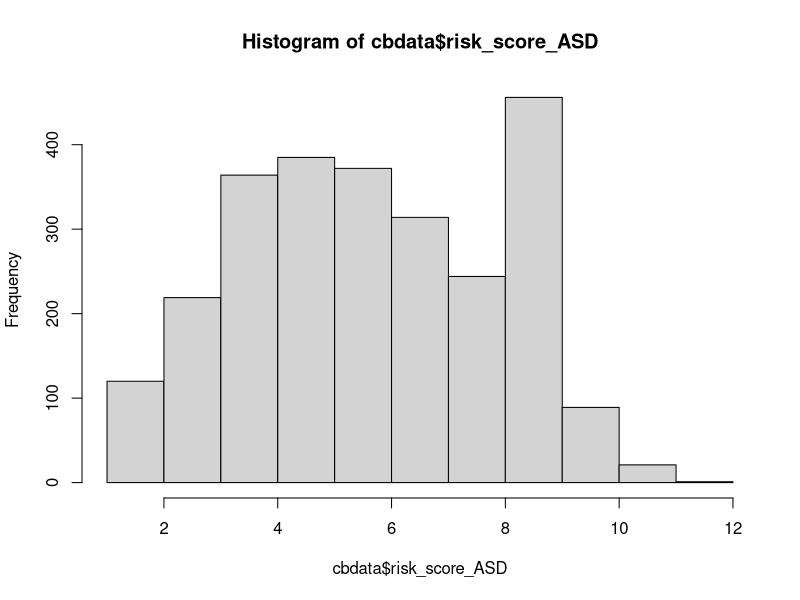
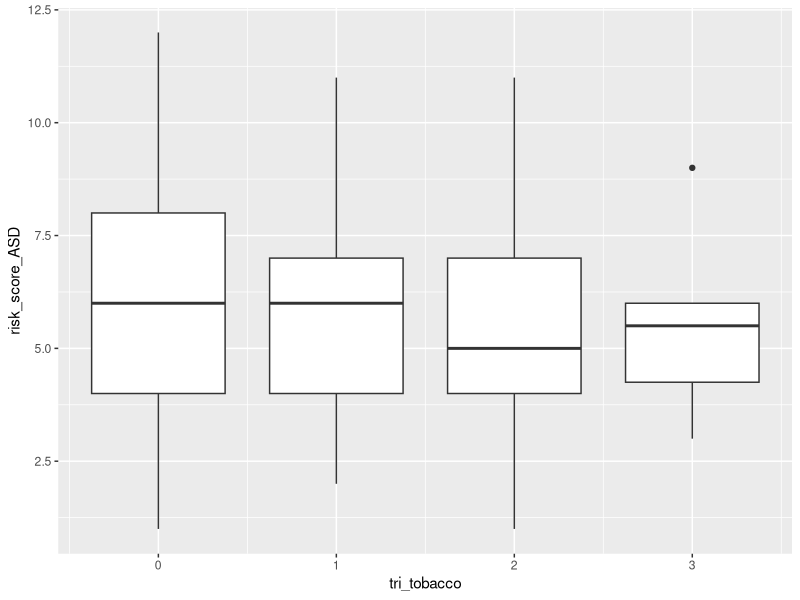
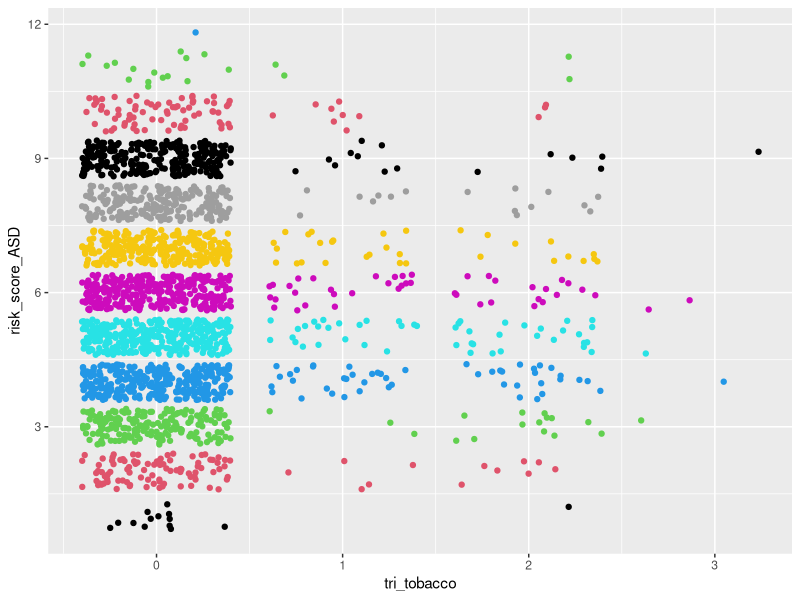
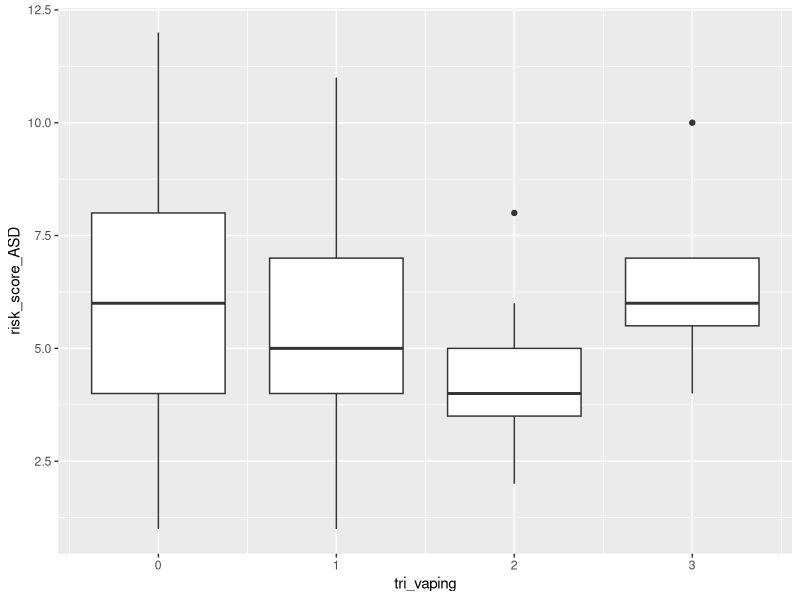
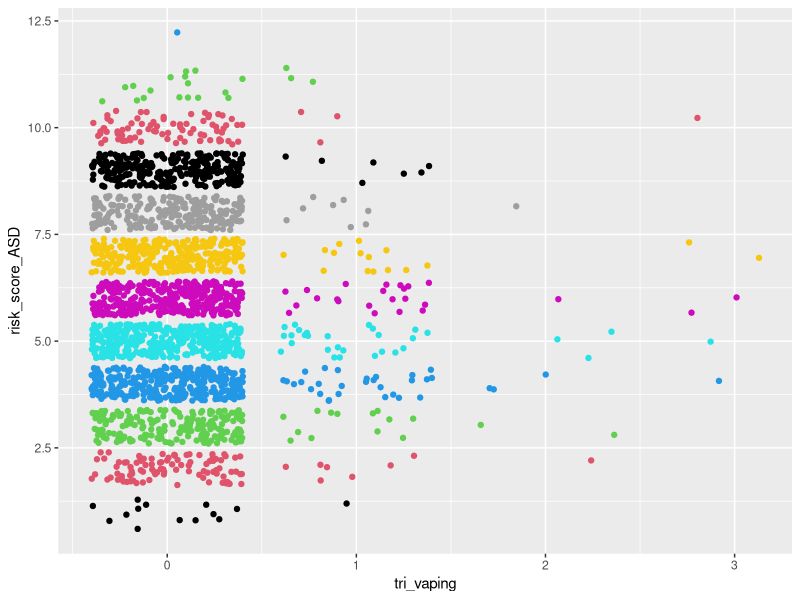
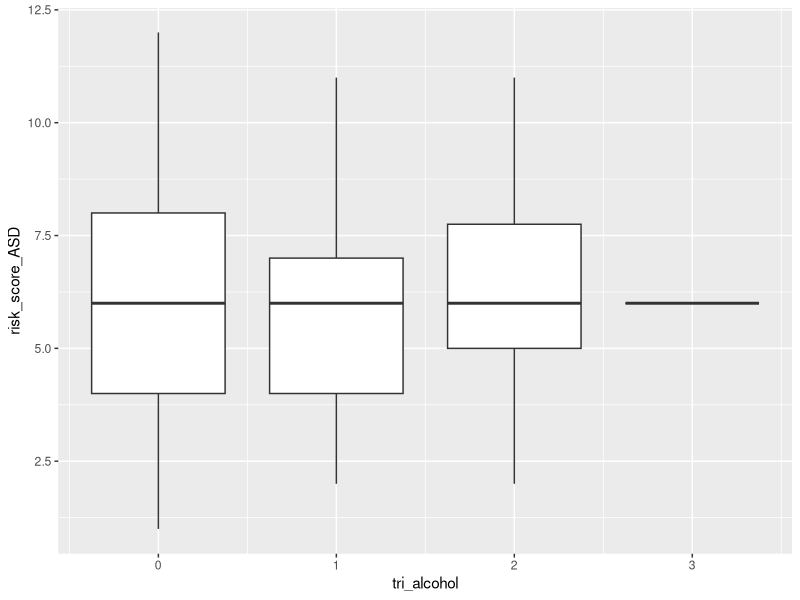
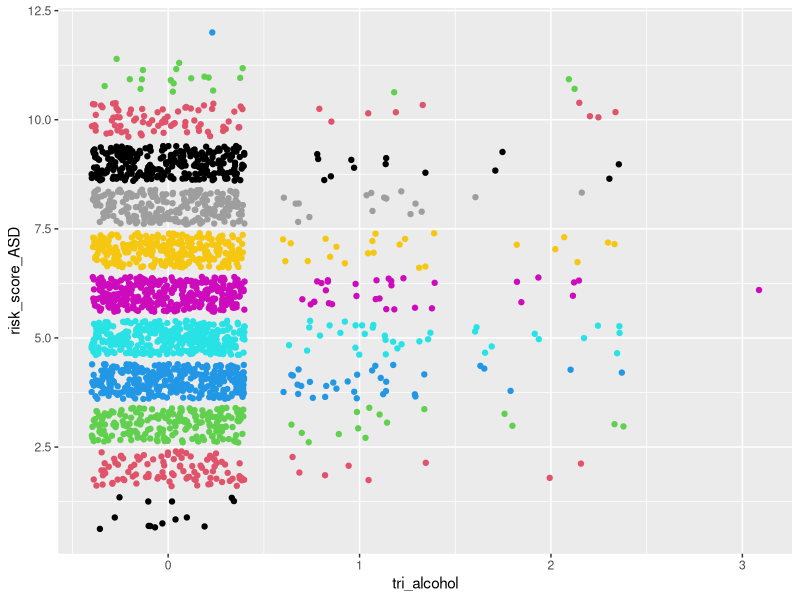
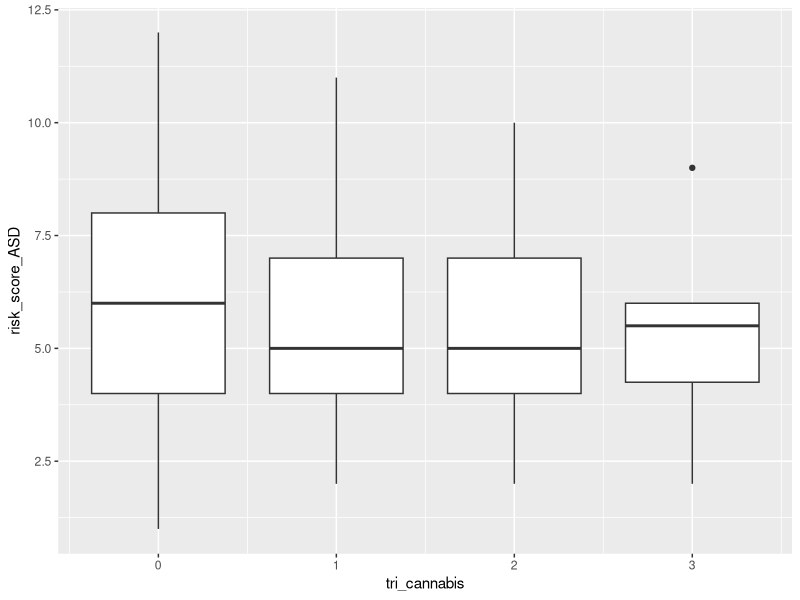

Recreate these plots in R, in order.
## ---- chunk 1
#load packages
library(readr)
library(dplyr)
library(stringr)
## ---- chunk 2
#load data
cbdata <- read_csv("ChatterBabyData.csv")
## ---- chunk 3
mean(cbdata$risk_score_ASD)
var(cbdata$risk_score_ASD)
hist(cbdata$risk_score_ASD)
## ---- chunk 4
which(colnames(cbdata) == "mat_dep"):which(colnames(cbdata) == "momfever")
cbdata[,c(126:133)][is.na(cbdata[,c(126:133)])] <- 0

cbdata$art[is.na(cbdata$art)] <- 0 
cbdata$asd_genetic[is.na(cbdata$asd_genetic)] <- 0 

#fix some NA's in totalpregnancies by setting to number of live births
cbdata$totalpregnancies[which(is.na(cbdata$totalpregnancies) == TRUE & is.na(cbdata$momlivebirths) == FALSE)] <- 
cbdata$momlivebirths[which(is.na(cbdata$totalpregnancies) == TRUE & is.na(cbdata$momlivebirths) == FALSE)]

#fix some NA's in totalpregnancies by setting to 1 if no siblings and not adopted
cbdata$totalpregnancies[which(is.na(cbdata$totalpregnancies) == TRUE & cbdata$birthordertotal == 0 & cbdata$adoption == 0)] <- 1

# set live births to number of total pregnancies 
# if number of total pregnancies = number of total siblings + 1(baby)
# so as to not include miscarriages
cbdata$momlivebirths[which((is.na(cbdata$momlivebirths) == TRUE) &
                           (cbdata$totalpregnancies == (cbdata$birthordertotal + 1)))] <-
  cbdata$totalpregnancies[which((is.na(cbdata$momlivebirths) == TRUE) & 
                                (cbdata$totalpregnancies == (cbdata$birthordertotal + 1)))]

# set live births to number of total pregnancies 
# if number of total pregnancies = number of full siblings + 1(baby) 
# so as to not include miscarriages (where birthordertotal = 0 because of NA in olderhalfsiblings)
cbdata$momlivebirths[which((is.na(cbdata$momlivebirths) == TRUE) &
                           (cbdata$totalpregnancies == (cbdata$numberfullsiblings + 1)))] <-
  cbdata$totalpregnancies[which((is.na(cbdata$momlivebirths) == TRUE) & 
                                (cbdata$totalpregnancies == (cbdata$numberfullsiblings + 1)))]

# set live births to number of full siblings + 1
# if number of total pregnancies > number of full siblings and 
# number of older half siblings = 0 so as to not include children only from father and miscarriages
cbdata$momlivebirths[which((is.na(cbdata$momlivebirths) == TRUE) & 
                           (cbdata$totalpregnancies > cbdata$numberfullsiblings) &
                           cbdata$olderhalfsiblings == 0 )] <-
  cbdata$numberfullsiblings[which((is.na(cbdata$momlivebirths) == TRUE) & 
                                  (cbdata$totalpregnancies > cbdata$numberfullsiblings) &
                                  cbdata$olderhalfsiblings == 0 )] + 1
## ---- chunk 5
# classify as post partum psychosis
cbdata <- cbdata %>% mutate(maternalpregnancyproblems___20 = replace(maternalpregnancyproblems___20, maternalpregnancyproblems_other == "post partum anxiety" | maternalpregnancyproblems_other == "Post partum anxiety" | maternalpregnancyproblems_other == "Post-partum anxiety" | maternalpregnancyproblems_other == "Postpartum hemorrhaging" | maternalpregnancyproblems_other == "Perinatal anxiety",1))
cbdata <- cbdata %>% mutate(maternalpregnancyproblems_other = replace(maternalpregnancyproblems_other, maternalpregnancyproblems_other == "post partum anxiety" | maternalpregnancyproblems_other == "Post partum anxiety" | maternalpregnancyproblems_other == "Post-partum anxiety" | maternalpregnancyproblems_other == "Postpartum hemorrhaging" | maternalpregnancyproblems_other == "Perinatal anxiety", NA ))

# classify as Chorioamnionitis 
cbdata <- cbdata %>% mutate(maternalpregnancyproblems___21 = replace(maternalpregnancyproblems___21, maternalpregnancyproblems_other == "Chorioamnionitis", 1))
cbdata <- cbdata %>% mutate(maternalpregnancyproblems_other = replace(maternalpregnancyproblems_other, maternalpregnancyproblems_other == "Chorioamnionitis", NA))

# classify as bleeding
cbdata <- cbdata %>% mutate(maternalpregnancyproblems___14 = replace(maternalpregnancyproblems___14, maternalpregnancyproblems_other == "Unusual pain in the abdomen, stress, miscarriage probability, bleeding.", 1))
cbdata <- cbdata %>% mutate(maternalpregnancyproblems_other = replace(maternalpregnancyproblems_other, maternalpregnancyproblems_other == "Unusual pain in the abdomen, stress, miscarriage probability, bleeding.", NA))

# classify as preterm labor
cbdata <- cbdata %>% mutate(maternalpregnancyproblems___11 = replace(maternalpregnancyproblems___11, maternalpregnancyproblems_other == "Early contractions with diction starting at 30 weeks. I received steroid shot to develop baby's lungs faster.", 1))
cbdata <- cbdata %>% mutate(maternalpregnancyproblems_other = replace(maternalpregnancyproblems_other, maternalpregnancyproblems_other == "Early contractions with diction starting at 30 weeks. I received steroid shot to develop baby's lungs faster.", NA))

# classify as History of recurrent miscarriage/ recurrent pregnancy loss 
cbdata <- cbdata %>% mutate(maternalpregnancyproblems___10 = replace(maternalpregnancyproblems___10, maternalpregnancyproblems_other == "Prior full term stillbirth; had double nuchal cord resulting in emergent csection at 36 weeks", 1))
cbdata <- cbdata %>% mutate(maternalpregnancyproblems_other = replace(maternalpregnancyproblems_other, maternalpregnancyproblems_other == "Prior full term stillbirth; had double nuchal cord resulting in emergent csection at 36 weeks", NA))

# classify as hypertension
cbdata <- cbdata %>% mutate(maternalpregnancyproblems___9 = replace(maternalpregnancyproblems___9, maternalpregnancyproblems_other == "Protein in urine day of induction and hypertension only at 38 weeks" | maternalpregnancyproblems_other == "Mild hypertension at 37 weeks", 1))
cbdata <- cbdata %>% mutate(maternalpregnancyproblems_other = replace(maternalpregnancyproblems_other, maternalpregnancyproblems_other == "Protein in urine day of induction and hypertension only at 38 weeks"| maternalpregnancyproblems_other == "Mild hypertension at 37 weeks", 1))

# classify as 13, Placental abruption
cbdata <- cbdata %>% mutate(maternalpregnancyproblems___13 = replace(maternalpregnancyproblems___13, maternalpregnancyproblems_other == "Calcified placenta" | maternalpregnancyproblems_other == "Placenta calcification" | maternalpregnancyproblems_other == "Placenta hematoma" | maternalpregnancyproblems_other == "placental aging" | maternalpregnancyproblems_other == "Underperfusion placenta" , 1))
cbdata <- cbdata %>% mutate(maternalpregnancyproblems_other = replace(maternalpregnancyproblems_other, maternalpregnancyproblems_other == "Calcified placenta" | maternalpregnancyproblems_other == "Placenta calcification" | maternalpregnancyproblems_other == "Placenta hematoma" | maternalpregnancyproblems_other == "placental aging"| maternalpregnancyproblems_other == "Underperfusion placenta", NA))

# Get rid of the column 
cbdata$maternalpregnancyproblems_other <- NULL
## ---- chunk 6
# Convert all Mom Trauma NA's to 0: 
cbdata$mom_trauma[is.na(cbdata$mom_trauma)] <- 0 
## ---- chunk 7
# Getting rid of column
cbdata$mat_mental_health_other = NULL
# Cleaning that can be put into other columns
cbdata[c(216, 520, 598, 1089),115] = 1
cbdata[240,83] = 1
cbdata[499,85] = 1
cbdata[c(1683, 2245), 111] = 1

# Multiple entries for one person
cbdata[912, c(227, 232)] = 1
cbdata[915, c(228, 231, 232)] = 1
cbdata[1667, c(112, 231)] = 1
cbdata[2579, c(112, 113, 230, 231)] = 1
cbdata[c(76, 2501), c(111, 112)] = 1
## ---- chunk 8
cbdata <- cbdata %>% mutate(mathealth_count = matmentalhealth___1 + matmentalhealth___2 + matmentalhealth___3 + matmentalhealth___4 + matmentalhealth___5 + matmentalhealth___6 + matmentalhealth___7)
## ---- chunk 9
# Cutting off Baby Age at 5 years old
cbdata$babyage = ifelse(cbdata$babyage <= 1825, cbdata$babyage, NA)
## ---- chunk 10
predata <- cbdata %>% select(babyage, momsdeliveryage, momsedu, sex, art, artmethod___1,
                          artmethod___7, artmethod___6, artmethod___2, artmethod___3,
                          artmethod___4, artmethod___5, mom_trauma,
                          maternalpregnancyproblems___1, maternalpregnancyproblems___2,
                          maternalpregnancyproblems___3, maternalpregnancyproblems___15,
                          maternalpregnancyproblems___21, maternalpregnancyproblems___16,
                          maternalpregnancyproblems___4, maternalpregnancyproblems___5,
                          maternalpregnancyproblems___6, maternalpregnancyproblems___7,
                          maternalpregnancyproblems___8, maternalpregnancyproblems___9,
                          maternalpregnancyproblems___10, maternalpregnancyproblems___11,
                          maternalpregnancyproblems___12, maternalpregnancyproblems___13,
                          maternalpregnancyproblems___14, maternalpregnancyproblems___17,
                          maternalpregnancyproblems___19, maternalpregnancyproblems___20,
                          maternalpregnancyproblems___18,
                          matmentalhealth___1, matmentalhealth___2, matmentalhealth___3,
                          matmentalhealth___4, matmentalhealth___5, matmentalhealth___6,
                          matmentalhealth___7, mat_dep, mat_anx,
                          mat_ocd, mat_bp, mat_adhd, mat_pssd, mathealth_count, momfever, whenfever___1,
                          whenfever___2, whenfever___3, tobacco_pregnancy_when___1,
                          tobacco_pregnancy_when___2, tobacco_pregnancy_when___3,
                          vaping_pregnancy___1, vaping_pregnancy___2, vaping_pregnancy___3,
                          alcohol_pregnancy_when___1, alcohol_pregnancy_when___2,
                          alcohol_pregnancy_when___3, cannabis_pregnancy_when___1,
                          cannabis_pregnancy_when___2, cannabis_pregnancy_when___3,
                          stimulants_pregnancy_when___1, stimulants_pregnancy_when___2,
                          stimulants_pregnancy_when___3, opioids_pregnancy_when___1,
                          opioids_pregnancy_when___2, opioids_pregnancy_when___3,
                          psychoactive_pregnancy___1, psychoactive_pregnancy___2,
                          psychoactive_pregnancy___3, delivery, momlivebirths,
                          totalpregnancies, maternalproblems1, asd1, deaf1, ddfamily1,
                          szbpfamily1, risk_score_ASD) 
## ---- chunk 11
# filter out age and live births outliers
predata <- predata %>% filter(momlivebirths != 10 & momsdeliveryage != 12 | momlivebirths != 10 & momsdeliveryage != 18)
summary(predata)
## ---- chunk 12
# resulting columns are total number of trimesters drug was used
predata$tri_tobacco = rowSums(predata[,52:54])
predata$tri_vaping = rowSums(predata[,55:57])
predata$tri_alcohol = rowSums(predata[,58:60])
predata$tri_cannabis = rowSums(predata[,61:63])
predata$tri_stimulants = rowSums(predata[,64:66])
predata$tri_opioids = rowSums(predata[,67:69])
predata$tri_psychoactives = rowSums(predata[,70:72])

# getting rid of "when drug" columns
predata[,52:72] = NULL
## ---- chunk 13
predata$mat_adhd <- ifelse(predata$mat_adhd==3, 0, predata$mat_adhd)
predata$mat_dep <- ifelse(predata$mat_dep==3, 0, predata$mat_dep)
predata$mat_anx <- ifelse(predata$mat_anx==3, 0, predata$mat_anx)
predata$mat_ocd <- ifelse(predata$mat_ocd==3, 0, predata$mat_ocd)
predata$mat_bp <- ifelse(predata$mat_bp==3, 0, predata$mat_bp)
predata$mat_pssd <- ifelse(predata$mat_pssd==3, 0, predata$mat_pssd)
## ---- chunk 14
# Convert mat_variable rows to show that mental health problem occurs before or during pregnancy

predata$mat_adhd <- ifelse(predata$mat_adhd==2, 1, predata$mat_adhd)
predata$mat_dep <- ifelse(predata$mat_dep==2, 1, predata$mat_dep)
predata$mat_anx <- ifelse(predata$mat_anx==2, 1, predata$mat_anx)
predata$mat_ocd <- ifelse(predata$mat_ocd==2, 1, predata$mat_ocd)
predata$mat_bp <- ifelse(predata$mat_bp==2, 1, predata$mat_bp)
predata$mat_pssd <- ifelse(predata$mat_pssd==2, 1, predata$mat_pssd)
## ---- chunk 15
library(ggplot2)

ggplot(predata, aes(x = tri_tobacco, y = risk_score_ASD, group = tri_tobacco)) + geom_boxplot()
ggplot(predata, aes(x = tri_tobacco, y = risk_score_ASD)) + geom_jitter(color = predata$risk_score_ASD)

ggplot(predata, aes(x = tri_vaping, y = risk_score_ASD, group = tri_vaping)) + geom_boxplot()
ggplot(predata, aes(x = tri_vaping, y = risk_score_ASD)) + geom_jitter(color = predata$risk_score_ASD)

ggplot(predata, aes(x = tri_alcohol, y = risk_score_ASD, group = tri_alcohol)) + geom_boxplot()
ggplot(predata, aes(x = tri_alcohol, y = risk_score_ASD)) + geom_jitter(color = predata$risk_score_ASD)

ggplot(predata, aes(x = tri_cannabis, y = risk_score_ASD, group = tri_cannabis)) + geom_boxplot()
ggplot(predata, aes(x = tri_cannabis, y = risk_score_ASD)) + geom_jitter(color = predata$risk_score_ASD)

ggplot(predata, aes(x = tri_stimulants, y = risk_score_ASD, group = tri_stimulants)) + geom_boxplot()
ggplot(predata, aes(x = tri_stimulants, y = risk_score_ASD)) + geom_jitter(color = predata$risk_score_ASD)

ggplot(predata, aes(x = tri_opioids, y = risk_score_ASD, group = tri_opioids)) + geom_boxplot()
ggplot(predata, aes(x = tri_opioids, y = risk_score_ASD)) + geom_jitter(color = predata$risk_score_ASD)

ggplot(predata, aes(x = tri_psychoactives, y = risk_score_ASD, group = tri_psychoactives)) + geom_boxplot()
ggplot(predata, aes(x = tri_psychoactives, y = risk_score_ASD)) + geom_jitter(color = predata$risk_score_ASD)
## ---- chunk 16
library(corrplot)

var1 <- c("matmentalhealth___1", "matmentalhealth___2", "matmentalhealth___3", "matmentalhealth___4", "matmentalhealth___5", "matmentalhealth___6")
predata1 <- predata[ ,var1]
corrmat <- round(cor(predata1), 4)
corrplot(corrmat)
